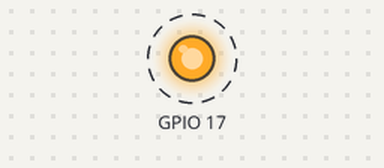
Recording of a program running on a simulated Raspberry Pi (BCM pin numbers). Shown: output pins drawn as LEDs (lit = HIGH). Dashed ring = blinking. What the program prints to the terminal is not drawn.

Above: at 0.5 s.
Timing chart, 0 to 4.6 s (numbered marks = the images above):
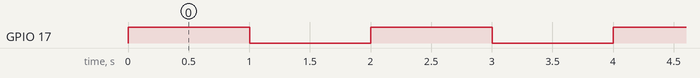

Measured:
- by itself, GPIO 17: alternates HIGH for 1.0 s and LOW for 1.0 s

The program:

gpio_blink.py
```python
#!/usr/bin/env python3
"""
GPIO Blink - Basic LED test
Usage: python3 gpio_blink.py [--pin 17] [--on 1] [--off 1] [--count 0]
"""

import argparse
import sys
import time

def main():
    parser = argparse.ArgumentParser(description='Blink LED on GPIO pin')
    parser.add_argument('--pin', type=int, default=17,
                       help='GPIO pin number (default: 17)')
    parser.add_argument('--on', type=float, default=1.0,
                       help='Seconds to keep LED on (default: 1)')
    parser.add_argument('--off', type=float, default=1.0,
                       help='Seconds to keep LED off (default: 1)')
    parser.add_argument('--count', type=int, default=0,
                       help='Number of blinks, 0=infinite (default: 0)')
    args = parser.parse_args()

    try:
        from gpiozero import LED
    except ImportError:
        print("❌ gpiozero not installed. Install with: pip3 install gpiozero")
        sys.exit(1)

    print(f"💡 Blinking LED on GPIO {args.pin}")
    print(f"   ON: {args.on}s, OFF: {args.off}s")
    if args.count > 0:
        print(f"   Count: {args.count}")
    else:
        print(f"   Count: infinite (Ctrl+C to stop)")
    print()

    try:
        led = LED(args.pin)
        count = 0

        while args.count == 0 or count < args.count:
            count += 1
            led.on()
            print(f"   🔆 ON  (blink {count})")
            time.sleep(args.on)

            led.off()
            print(f"   ⚫ OFF (blink {count})")
            time.sleep(args.off)

    except KeyboardInterrupt:
        print("\n🛑 Stopped")
    except Exception as e:
        print(f"❌ Error: {e}")
    finally:
        try:
            led.off()
            led.close()
        except:
            pass
        print("   LED turned off and GPIO cleaned up")

if __name__ == '__main__':
    main()
```
